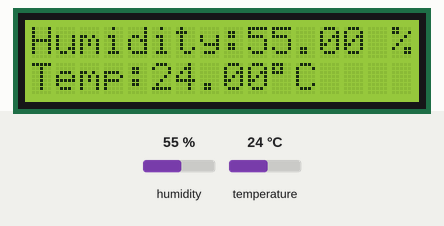
This sketch was run on a simulated Arduino Uno, built with avr-gcc and run on an emulated ATmega328P. Shown: 16×2 character LCD. Inputs (shaded band) come from the test bench; at power-on: humidity 55 %, temperature 24 °C.

Above: at 2.6 s.
2.7 s: humidity set to 22 %
At 4.7 s:
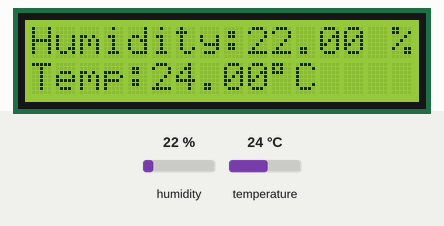
5.7 s: temperature set to 12 °C
At 7.3 s:
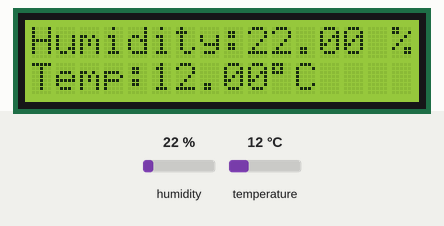
8.7 s: humidity set to 40 %
At 11.4 s:
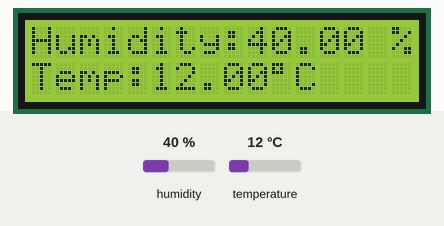
11.7 s: temperature set to 19 °C
At 12.8 s:
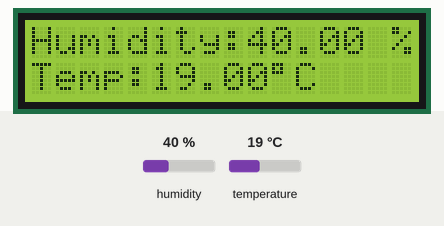
Timing chart, 0 to 14.7 s (numbered marks = the images above; inputs shaded):
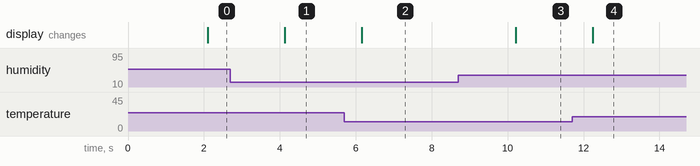

Measured:
- after the input at 2.7 s, the display: changes after 1.4 s (image 1)
- after the input at 5.7 s, the display: changes after 0.46 s (image 2)
- after the input at 8.7 s, the display: changes after 1.5 s (image 3)
- after the input at 11.7 s, the display: changes after 0.55 s (image 4)

The sketch:

LAB12Checkpoint3.ino
```cpp
#include<LiquidCrystal.h>
#include<DHT.h>            //เรียกใช้คลังโปรแกรม DHT.h
#define DHTPIN 2          //กรณีมีการต่อสัญญาณของเซนเซอร์ DHT11 เข้ากับขา 2
#define DHTTYPE DHT11     //DHT 11
DHT dht(DHTPIN, DHT11);   //สั่งให้ใช้มอดูล DHT11 กับขา 2 ของบอร์ด Arduino
LiquidCrystal lcd1(8, 9, 10, 11, 12, 13); //RS,E,D4,D5,D6,D7
void setup() {
  // put your setup code here, to run once:
  lcd1.begin(16, 2); //การใช้งาน LCD แบบหน้าจอ 2 บรรทัด แต่ละบรรทัดมีความยาว 16 ตัวอักษร
  lcd1.clear();      //คำสั่งให้ลบหน้าจอทั้งหมด
  dht.begin();      //สั่งให้ DHT11 ทำงาน
}

void loop() {
  // put your main code here, to run repeatedly:
  delay(2000);
  lcd1.clear();
  float h = dht.readHumidity();     //อ่านค่าความชื้นสัมพัทธ์ใส่ตัวแปร h
  float t = dht.readTemperature();  //อ่านค่าอุณหภูมิในหน่วยองศาเซลเซียสใส่ตัวแปร t
  lcd1.setCursor(0, 0);
  lcd1.print("Humidity:");
  lcd1.print(h);                    //แสดง output ของค่าความชื้นสัมพัทธ์
  lcd1.print(" %");                 //หน่วยแสดงค่าความชื้นสัมพัทธ์
  lcd1.setCursor(0, 1);
  lcd1.print("Temp:");
  lcd1.print(t);                    //แสดง output ของอุณหภูมิ
  lcd1.print((char)223);            //ใช้คำสั่ง char เพื่อให้มีเครื่องหมายหน้าหน่วยองศาเซลเซียส
  lcd1.print("C");                  //หน่วยองศาเซลเซียส
}
```
